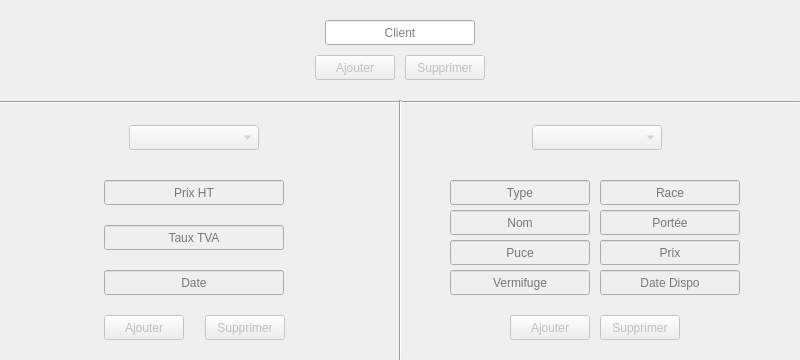
<?xml version="1.0" encoding="UTF-8"?>
<ui version="4.0">
 <class>CProjet</class>
 <widget class="QMainWindow" name="CProjet">
  <property name="geometry">
   <rect>
    <x>0</x>
    <y>0</y>
    <width>800</width>
    <height>360</height>
   </rect>
  </property>
  <property name="minimumSize">
   <size>
    <width>800</width>
    <height>360</height>
   </size>
  </property>
  <property name="maximumSize">
   <size>
    <width>800</width>
    <height>360</height>
   </size>
  </property>
  <property name="windowTitle">
   <string>IHM Gestion</string>
  </property>
  <widget class="QWidget" name="Central">
   <widget class="QLineEdit" name="Client">
    <property name="geometry">
     <rect>
      <x>325</x>
      <y>20</y>
      <width>150</width>
      <height>25</height>
     </rect>
    </property>
    <property name="alignment">
     <set>Qt::AlignCenter</set>
    </property>
    <property name="placeholderText">
     <string>Client</string>
    </property>
   </widget>
   <widget class="QPushButton" name="Supprimer">
    <property name="enabled">
     <bool>false</bool>
    </property>
    <property name="geometry">
     <rect>
      <x>405</x>
      <y>55</y>
      <width>80</width>
      <height>25</height>
     </rect>
    </property>
    <property name="text">
     <string>Supprimer</string>
    </property>
   </widget>
   <widget class="QPushButton" name="Ajouter">
    <property name="enabled">
     <bool>false</bool>
    </property>
    <property name="geometry">
     <rect>
      <x>315</x>
      <y>55</y>
      <width>80</width>
      <height>25</height>
     </rect>
    </property>
    <property name="text">
     <string>Ajouter</string>
    </property>
   </widget>
   <widget class="Line" name="LineH">
    <property name="geometry">
     <rect>
      <x>0</x>
      <y>90</y>
      <width>800</width>
      <height>25</height>
     </rect>
    </property>
    <property name="orientation">
     <enum>Qt::Horizontal</enum>
    </property>
   </widget>
   <widget class="Line" name="LineV">
    <property name="geometry">
     <rect>
      <x>388</x>
      <y>100</y>
      <width>25</width>
      <height>260</height>
     </rect>
    </property>
    <property name="orientation">
     <enum>Qt::Vertical</enum>
    </property>
   </widget>
   <widget class="QComboBox" name="Prestation">
    <property name="enabled">
     <bool>false</bool>
    </property>
    <property name="geometry">
     <rect>
      <x>129</x>
      <y>125</y>
      <width>130</width>
      <height>25</height>
     </rect>
    </property>
   </widget>
   <widget class="QComboBox" name="Pensionnaire">
    <property name="enabled">
     <bool>false</bool>
    </property>
    <property name="geometry">
     <rect>
      <x>532</x>
      <y>125</y>
      <width>130</width>
      <height>25</height>
     </rect>
    </property>
   </widget>
   <widget class="QLineEdit" name="PrixHT">
    <property name="enabled">
     <bool>false</bool>
    </property>
    <property name="geometry">
     <rect>
      <x>104</x>
      <y>180</y>
      <width>180</width>
      <height>25</height>
     </rect>
    </property>
    <property name="alignment">
     <set>Qt::AlignCenter</set>
    </property>
    <property name="readOnly">
     <bool>true</bool>
    </property>
    <property name="placeholderText">
     <string>Prix HT</string>
    </property>
   </widget>
   <widget class="QLineEdit" name="TauxTVA">
    <property name="enabled">
     <bool>false</bool>
    </property>
    <property name="geometry">
     <rect>
      <x>104</x>
      <y>225</y>
      <width>180</width>
      <height>25</height>
     </rect>
    </property>
    <property name="alignment">
     <set>Qt::AlignCenter</set>
    </property>
    <property name="readOnly">
     <bool>true</bool>
    </property>
    <property name="placeholderText">
     <string>Taux TVA</string>
    </property>
   </widget>
   <widget class="QLineEdit" name="Calendrier">
    <property name="enabled">
     <bool>false</bool>
    </property>
    <property name="geometry">
     <rect>
      <x>104</x>
      <y>270</y>
      <width>180</width>
      <height>25</height>
     </rect>
    </property>
    <property name="text">
     <string/>
    </property>
    <property name="alignment">
     <set>Qt::AlignCenter</set>
    </property>
    <property name="readOnly">
     <bool>true</bool>
    </property>
    <property name="placeholderText">
     <string>Date</string>
    </property>
   </widget>
   <widget class="QPushButton" name="SupprimerP">
    <property name="enabled">
     <bool>false</bool>
    </property>
    <property name="geometry">
     <rect>
      <x>205</x>
      <y>315</y>
      <width>80</width>
      <height>25</height>
     </rect>
    </property>
    <property name="text">
     <string>Supprimer</string>
    </property>
   </widget>
   <widget class="QPushButton" name="AjouterP">
    <property name="enabled">
     <bool>false</bool>
    </property>
    <property name="geometry">
     <rect>
      <x>104</x>
      <y>315</y>
      <width>80</width>
      <height>25</height>
     </rect>
    </property>
    <property name="text">
     <string>Ajouter</string>
    </property>
   </widget>
   <widget class="QLineEdit" name="Type">
    <property name="enabled">
     <bool>false</bool>
    </property>
    <property name="geometry">
     <rect>
      <x>450</x>
      <y>180</y>
      <width>140</width>
      <height>25</height>
     </rect>
    </property>
    <property name="alignment">
     <set>Qt::AlignCenter</set>
    </property>
    <property name="readOnly">
     <bool>true</bool>
    </property>
    <property name="placeholderText">
     <string>Type</string>
    </property>
   </widget>
   <widget class="QLineEdit" name="Nom">
    <property name="enabled">
     <bool>false</bool>
    </property>
    <property name="geometry">
     <rect>
      <x>450</x>
      <y>210</y>
      <width>140</width>
      <height>25</height>
     </rect>
    </property>
    <property name="alignment">
     <set>Qt::AlignCenter</set>
    </property>
    <property name="readOnly">
     <bool>true</bool>
    </property>
    <property name="placeholderText">
     <string>Nom</string>
    </property>
   </widget>
   <widget class="QLineEdit" name="Puce">
    <property name="enabled">
     <bool>false</bool>
    </property>
    <property name="geometry">
     <rect>
      <x>450</x>
      <y>240</y>
      <width>140</width>
      <height>25</height>
     </rect>
    </property>
    <property name="alignment">
     <set>Qt::AlignCenter</set>
    </property>
    <property name="readOnly">
     <bool>true</bool>
    </property>
    <property name="placeholderText">
     <string>Puce</string>
    </property>
   </widget>
   <widget class="QLineEdit" name="Race">
    <property name="enabled">
     <bool>false</bool>
    </property>
    <property name="geometry">
     <rect>
      <x>600</x>
      <y>180</y>
      <width>140</width>
      <height>25</height>
     </rect>
    </property>
    <property name="alignment">
     <set>Qt::AlignCenter</set>
    </property>
    <property name="readOnly">
     <bool>true</bool>
    </property>
    <property name="placeholderText">
     <string>Race</string>
    </property>
   </widget>
   <widget class="QLineEdit" name="Portee">
    <property name="enabled">
     <bool>false</bool>
    </property>
    <property name="geometry">
     <rect>
      <x>600</x>
      <y>210</y>
      <width>140</width>
      <height>25</height>
     </rect>
    </property>
    <property name="alignment">
     <set>Qt::AlignCenter</set>
    </property>
    <property name="readOnly">
     <bool>true</bool>
    </property>
    <property name="placeholderText">
     <string>Portée</string>
    </property>
   </widget>
   <widget class="QLineEdit" name="Prix">
    <property name="enabled">
     <bool>false</bool>
    </property>
    <property name="geometry">
     <rect>
      <x>600</x>
      <y>240</y>
      <width>140</width>
      <height>25</height>
     </rect>
    </property>
    <property name="alignment">
     <set>Qt::AlignCenter</set>
    </property>
    <property name="readOnly">
     <bool>true</bool>
    </property>
    <property name="placeholderText">
     <string>Prix</string>
    </property>
   </widget>
   <widget class="QLineEdit" name="Vermifuge">
    <property name="enabled">
     <bool>false</bool>
    </property>
    <property name="geometry">
     <rect>
      <x>450</x>
      <y>270</y>
      <width>140</width>
      <height>25</height>
     </rect>
    </property>
    <property name="alignment">
     <set>Qt::AlignCenter</set>
    </property>
    <property name="readOnly">
     <bool>true</bool>
    </property>
    <property name="placeholderText">
     <string>Vermifuge</string>
    </property>
   </widget>
   <widget class="QLineEdit" name="DateDispo">
    <property name="enabled">
     <bool>false</bool>
    </property>
    <property name="geometry">
     <rect>
      <x>600</x>
      <y>270</y>
      <width>140</width>
      <height>25</height>
     </rect>
    </property>
    <property name="alignment">
     <set>Qt::AlignCenter</set>
    </property>
    <property name="readOnly">
     <bool>true</bool>
    </property>
    <property name="placeholderText">
     <string>Date Dispo</string>
    </property>
   </widget>
   <widget class="QPushButton" name="SupprimerA">
    <property name="enabled">
     <bool>false</bool>
    </property>
    <property name="geometry">
     <rect>
      <x>600</x>
      <y>315</y>
      <width>80</width>
      <height>25</height>
     </rect>
    </property>
    <property name="text">
     <string>Supprimer</string>
    </property>
   </widget>
   <widget class="QPushButton" name="AjouterA">
    <property name="enabled">
     <bool>false</bool>
    </property>
    <property name="geometry">
     <rect>
      <x>510</x>
      <y>315</y>
      <width>80</width>
      <height>25</height>
     </rect>
    </property>
    <property name="text">
     <string>Ajouter</string>
    </property>
   </widget>
  </widget>
 </widget>
 <layoutdefault spacing="6" margin="11"/>
 <resources/>
 <connections/>
</ui>
